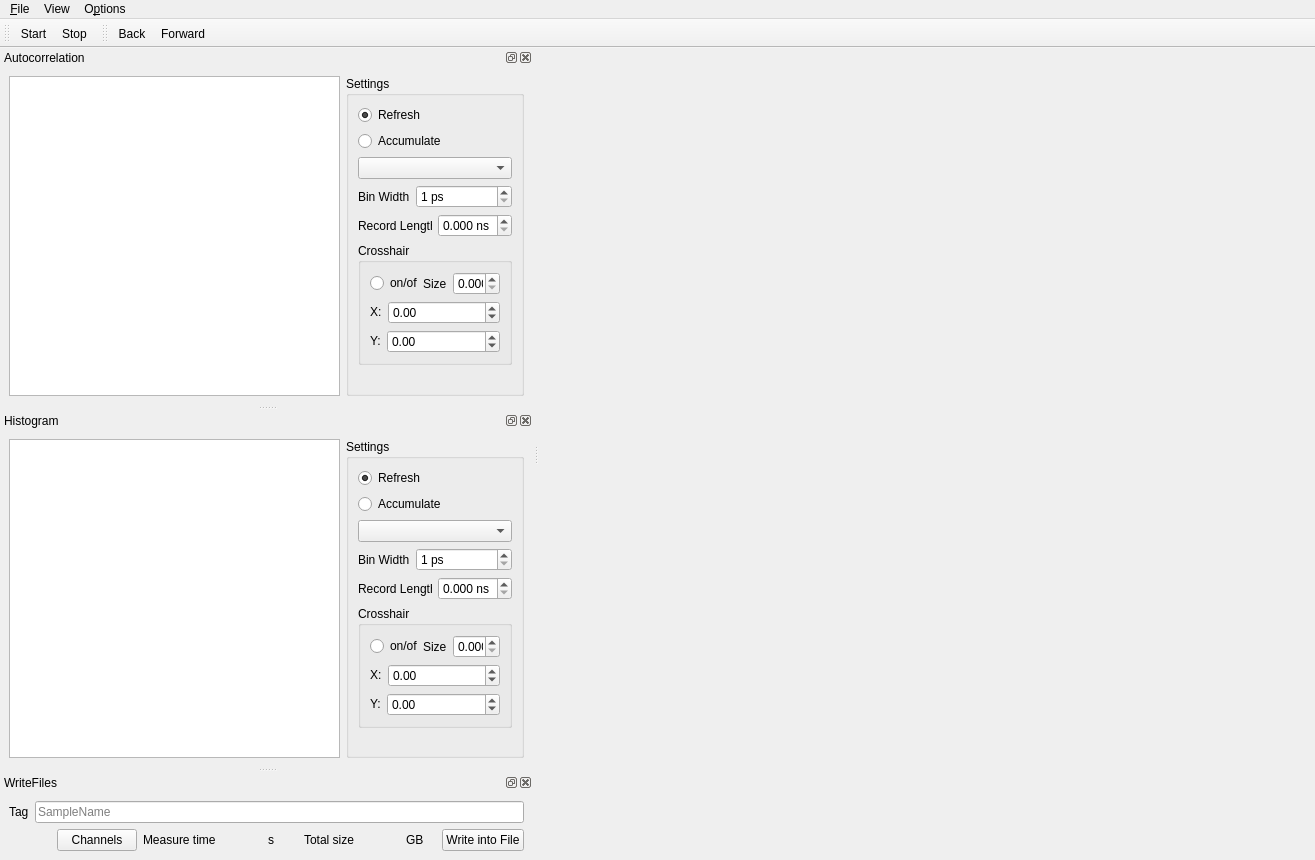
<?xml version="1.0" encoding="UTF-8"?>
<ui version="4.0">
 <class>TimeTaggerMainWindow</class>
 <widget class="QMainWindow" name="TimeTaggerMainWindow">
  <property name="geometry">
   <rect>
    <x>0</x>
    <y>0</y>
    <width>1315</width>
    <height>860</height>
   </rect>
  </property>
  <property name="sizePolicy">
   <sizepolicy hsizetype="Preferred" vsizetype="Preferred">
    <horstretch>0</horstretch>
    <verstretch>0</verstretch>
   </sizepolicy>
  </property>
  <property name="minimumSize">
   <size>
    <width>800</width>
    <height>150</height>
   </size>
  </property>
  <property name="maximumSize">
   <size>
    <width>16777215</width>
    <height>16777215</height>
   </size>
  </property>
  <property name="contextMenuPolicy">
   <enum>Qt::DefaultContextMenu</enum>
  </property>
  <property name="windowTitle">
   <string>qudi: TimeTagger</string>
  </property>
  <widget class="QWidget" name="centralwidget">
   <property name="maximumSize">
    <size>
     <width>3000</width>
     <height>2000</height>
    </size>
   </property>
  </widget>
  <widget class="QMenuBar" name="menubar">
   <property name="geometry">
    <rect>
     <x>0</x>
     <y>0</y>
     <width>1315</width>
     <height>21</height>
    </rect>
   </property>
   <widget class="QMenu" name="menu_File">
    <property name="title">
     <string>&amp;File</string>
    </property>
    <addaction name="actionSave_images"/>
    <addaction name="actionSave_configuration"/>
    <addaction name="actionLoad_configuration"/>
    <addaction name="separator"/>
    <addaction name="action_Exit"/>
   </widget>
   <widget class="QMenu" name="menu_Options">
    <property name="title">
     <string>O&amp;ptions</string>
    </property>
    <addaction name="action_Settings"/>
   </widget>
   <widget class="QMenu" name="menuView">
    <property name="title">
     <string>View</string>
    </property>
    <addaction name="actionAutocorrelation_view"/>
    <addaction name="actionHistogram_view"/>
    <addaction name="actionWriteFiles_view"/>
   </widget>
   <addaction name="menu_File"/>
   <addaction name="menuView"/>
   <addaction name="menu_Options"/>
  </widget>
  <widget class="QToolBar" name="toolbar">
   <property name="windowTitle">
    <string>toolBar</string>
   </property>
   <property name="iconSize">
    <size>
     <width>24</width>
     <height>24</height>
    </size>
   </property>
   <property name="toolButtonStyle">
    <enum>Qt::ToolButtonTextUnderIcon</enum>
   </property>
   <attribute name="toolBarArea">
    <enum>TopToolBarArea</enum>
   </attribute>
   <attribute name="toolBarBreak">
    <bool>false</bool>
   </attribute>
   <addaction name="action_start"/>
   <addaction name="action_stop"/>
  </widget>
  <widget class="QDockWidget" name="Autocorr_DockWidget">
   <property name="sizePolicy">
    <sizepolicy hsizetype="Preferred" vsizetype="Preferred">
     <horstretch>0</horstretch>
     <verstretch>0</verstretch>
    </sizepolicy>
   </property>
   <property name="minimumSize">
    <size>
     <width>500</width>
     <height>333</height>
    </size>
   </property>
   <property name="windowTitle">
    <string>Autocorrelation</string>
   </property>
   <attribute name="dockWidgetArea">
    <number>1</number>
   </attribute>
   <widget class="QWidget" name="dockWidgetContents_2">
    <layout class="QGridLayout" name="gridLayout_4">
     <item row="0" column="0">
      <widget class="ScanPlotWidget" name="autocorr_PlotWidget">
       <property name="sizePolicy">
        <sizepolicy hsizetype="Expanding" vsizetype="Expanding">
         <horstretch>0</horstretch>
         <verstretch>0</verstretch>
        </sizepolicy>
       </property>
       <property name="minimumSize">
        <size>
         <width>0</width>
         <height>293</height>
        </size>
       </property>
      </widget>
     </item>
     <item row="0" column="1">
      <widget class="QGroupBox" name="groupBox">
       <property name="minimumSize">
        <size>
         <width>0</width>
         <height>0</height>
        </size>
       </property>
       <property name="maximumSize">
        <size>
         <width>178</width>
         <height>100000</height>
        </size>
       </property>
       <property name="title">
        <string>Settings</string>
       </property>
       <layout class="QGridLayout" name="gridLayout_5">
        <item row="7" column="0">
         <spacer name="verticalSpacer">
          <property name="orientation">
           <enum>Qt::Vertical</enum>
          </property>
          <property name="sizeHint" stdset="0">
           <size>
            <width>20</width>
            <height>550</height>
           </size>
          </property>
         </spacer>
        </item>
        <item row="3" column="0">
         <widget class="QComboBox" name="corr_channels_ComboBox"/>
        </item>
        <item row="4" column="0">
         <layout class="QFormLayout" name="formLayout">
          <item row="1" column="0">
           <widget class="QLabel" name="corrBinWidthLabel">
            <property name="text">
             <string>Bin Width</string>
            </property>
           </widget>
          </item>
          <item row="1" column="1">
           <widget class="QDoubleSpinBox" name="corrBinWidthDoubleSpinBox">
            <property name="suffix">
             <string> ps</string>
            </property>
            <property name="decimals">
             <number>0</number>
            </property>
            <property name="minimum">
             <double>1.000000000000000</double>
            </property>
            <property name="maximum">
             <double>100000000.000000000000000</double>
            </property>
           </widget>
          </item>
         </layout>
        </item>
        <item row="6" column="0">
         <widget class="QGroupBox" name="corrCrosshair_groupBox">
          <property name="title">
           <string>Crosshair</string>
          </property>
          <layout class="QGridLayout" name="gridLayout">
           <item row="1" column="0">
            <layout class="QHBoxLayout" name="horizontalLayout_3">
             <item>
              <widget class="QLabel" name="corrCrosshairXlabel">
               <property name="sizePolicy">
                <sizepolicy hsizetype="Fixed" vsizetype="Fixed">
                 <horstretch>0</horstretch>
                 <verstretch>0</verstretch>
                </sizepolicy>
               </property>
               <property name="text">
                <string>X:</string>
               </property>
              </widget>
             </item>
             <item>
              <widget class="QDoubleSpinBox" name="corrCrosshairXdoubleSpinBox">
               <property name="minimum">
                <double>-9999999999999999635896294965248.000000000000000</double>
               </property>
               <property name="maximum">
                <double>9999999999999999583119736832.000000000000000</double>
               </property>
              </widget>
             </item>
            </layout>
           </item>
           <item row="0" column="0">
            <layout class="QHBoxLayout" name="horizontalLayout">
             <item>
              <widget class="QRadioButton" name="corrCrosshair_radioButton">
               <property name="text">
                <string>on/off</string>
               </property>
              </widget>
             </item>
             <item>
              <widget class="QLabel" name="corrCrosshairSize_label">
               <property name="text">
                <string>Size</string>
               </property>
              </widget>
             </item>
             <item>
              <widget class="QDoubleSpinBox" name="corrCrosshairSizedoubleSpinBox">
               <property name="decimals">
                <number>3</number>
               </property>
               <property name="maximum">
                <double>1.000000000000000</double>
               </property>
               <property name="singleStep">
                <double>0.001000000000000</double>
               </property>
              </widget>
             </item>
            </layout>
           </item>
           <item row="2" column="0">
            <layout class="QHBoxLayout" name="horizontalLayout_4">
             <item>
              <widget class="QLabel" name="corrCrosshairYlabel">
               <property name="sizePolicy">
                <sizepolicy hsizetype="Fixed" vsizetype="Fixed">
                 <horstretch>0</horstretch>
                 <verstretch>0</verstretch>
                </sizepolicy>
               </property>
               <property name="text">
                <string>Y:</string>
               </property>
              </widget>
             </item>
             <item>
              <widget class="QDoubleSpinBox" name="corrCrosshairYdoubleSpinBox">
               <property name="minimum">
                <double>-9999999999999.000000000000000</double>
               </property>
               <property name="maximum">
                <double>999999999999999.000000000000000</double>
               </property>
              </widget>
             </item>
            </layout>
           </item>
          </layout>
         </widget>
        </item>
        <item row="1" column="0">
         <widget class="QRadioButton" name="corr_accumulate_RadioButton">
          <property name="text">
           <string>Accumulate</string>
          </property>
          <attribute name="buttonGroup">
           <string notr="true">buttonGroup</string>
          </attribute>
         </widget>
        </item>
        <item row="5" column="0">
         <layout class="QHBoxLayout" name="horizontalLayout_5">
          <item>
           <widget class="QLabel" name="corrRecordLengthLabel">
            <property name="text">
             <string>Record Length</string>
            </property>
           </widget>
          </item>
          <item>
           <widget class="QDoubleSpinBox" name="corrRecordLengthDoubleSpinBox">
            <property name="suffix">
             <string> ns</string>
            </property>
            <property name="decimals">
             <number>3</number>
            </property>
            <property name="maximum">
             <double>99999999999999996863366107917975552.000000000000000</double>
            </property>
            <property name="singleStep">
             <double>0.100000000000000</double>
            </property>
           </widget>
          </item>
         </layout>
        </item>
        <item row="0" column="0">
         <widget class="QRadioButton" name="corr_refresh_RadioButton">
          <property name="text">
           <string>Refresh</string>
          </property>
          <property name="checked">
           <bool>true</bool>
          </property>
          <attribute name="buttonGroup">
           <string notr="true">buttonGroup</string>
          </attribute>
         </widget>
        </item>
       </layout>
      </widget>
     </item>
    </layout>
   </widget>
  </widget>
  <widget class="QToolBar" name="historybar">
   <property name="windowTitle">
    <string>toolBar</string>
   </property>
   <property name="iconSize">
    <size>
     <width>24</width>
     <height>24</height>
    </size>
   </property>
   <property name="toolButtonStyle">
    <enum>Qt::ToolButtonTextUnderIcon</enum>
   </property>
   <attribute name="toolBarArea">
    <enum>TopToolBarArea</enum>
   </attribute>
   <attribute name="toolBarBreak">
    <bool>false</bool>
   </attribute>
   <addaction name="actionBack"/>
   <addaction name="actionForward"/>
  </widget>
  <widget class="QDockWidget" name="Histogram_DockWidget">
   <property name="windowTitle">
    <string>Histogram</string>
   </property>
   <attribute name="dockWidgetArea">
    <number>1</number>
   </attribute>
   <widget class="QWidget" name="dockWidgetContents_5">
    <layout class="QGridLayout" name="gridLayout_10">
     <item row="0" column="0">
      <widget class="ScanPlotWidget" name="hist_PlotWidget">
       <property name="sizePolicy">
        <sizepolicy hsizetype="Expanding" vsizetype="Expanding">
         <horstretch>0</horstretch>
         <verstretch>0</verstretch>
        </sizepolicy>
       </property>
       <property name="minimumSize">
        <size>
         <width>0</width>
         <height>293</height>
        </size>
       </property>
      </widget>
     </item>
     <item row="0" column="1">
      <widget class="QGroupBox" name="groupBox_2">
       <property name="minimumSize">
        <size>
         <width>0</width>
         <height>0</height>
        </size>
       </property>
       <property name="maximumSize">
        <size>
         <width>178</width>
         <height>100000</height>
        </size>
       </property>
       <property name="title">
        <string>Settings</string>
       </property>
       <layout class="QGridLayout" name="gridLayout_8">
        <item row="6" column="0">
         <widget class="QGroupBox" name="histCrosshair_groupBox">
          <property name="title">
           <string>Crosshair</string>
          </property>
          <layout class="QGridLayout" name="gridLayout_2">
           <item row="1" column="0">
            <layout class="QHBoxLayout" name="horizontalLayout_7">
             <item>
              <widget class="QLabel" name="histCrosshairXlabel">
               <property name="sizePolicy">
                <sizepolicy hsizetype="Fixed" vsizetype="Fixed">
                 <horstretch>0</horstretch>
                 <verstretch>0</verstretch>
                </sizepolicy>
               </property>
               <property name="text">
                <string>X:</string>
               </property>
              </widget>
             </item>
             <item>
              <widget class="QDoubleSpinBox" name="histCrosshairXdoubleSpinBox">
               <property name="minimum">
                <double>-10000000000000000905969664.000000000000000</double>
               </property>
               <property name="maximum">
                <double>99999999999999991611392.000000000000000</double>
               </property>
              </widget>
             </item>
            </layout>
           </item>
           <item row="0" column="0">
            <layout class="QHBoxLayout" name="horizontalLayout_8">
             <item>
              <widget class="QRadioButton" name="histCrosshair_radioButton">
               <property name="text">
                <string>on/off</string>
               </property>
              </widget>
             </item>
             <item>
              <widget class="QLabel" name="histCrosshairSize_label">
               <property name="text">
                <string>Size</string>
               </property>
              </widget>
             </item>
             <item>
              <widget class="QDoubleSpinBox" name="histCrosshairSizedoubleSpinBox">
               <property name="decimals">
                <number>3</number>
               </property>
               <property name="maximum">
                <double>1.000000000000000</double>
               </property>
               <property name="singleStep">
                <double>0.001000000000000</double>
               </property>
              </widget>
             </item>
            </layout>
           </item>
           <item row="2" column="0">
            <layout class="QHBoxLayout" name="horizontalLayout_9">
             <item>
              <widget class="QLabel" name="histCrosshairYlabel">
               <property name="sizePolicy">
                <sizepolicy hsizetype="Fixed" vsizetype="Fixed">
                 <horstretch>0</horstretch>
                 <verstretch>0</verstretch>
                </sizepolicy>
               </property>
               <property name="text">
                <string>Y:</string>
               </property>
              </widget>
             </item>
             <item>
              <widget class="QDoubleSpinBox" name="histCrosshairYdoubleSpinBox">
               <property name="minimum">
                <double>-9999999999999999583119736832.000000000000000</double>
               </property>
               <property name="maximum">
                <double>99999999999999996863366107917975552.000000000000000</double>
               </property>
              </widget>
             </item>
            </layout>
           </item>
          </layout>
         </widget>
        </item>
        <item row="5" column="0">
         <layout class="QHBoxLayout" name="horizontalLayout_6">
          <item>
           <widget class="QLabel" name="histBinWidthLabel">
            <property name="text">
             <string>Record Length</string>
            </property>
           </widget>
          </item>
          <item>
           <widget class="QDoubleSpinBox" name="histRecordLengthDoubleSpinBox">
            <property name="suffix">
             <string> ns</string>
            </property>
            <property name="decimals">
             <number>3</number>
            </property>
            <property name="minimum">
             <double>0.000000000000000</double>
            </property>
            <property name="maximum">
             <double>9999999999999999635896294965248.000000000000000</double>
            </property>
            <property name="singleStep">
             <double>0.100000000000000</double>
            </property>
           </widget>
          </item>
         </layout>
        </item>
        <item row="3" column="0">
         <widget class="QComboBox" name="hist_channels_ComboBox"/>
        </item>
        <item row="0" column="0">
         <widget class="QRadioButton" name="hist_refresh_RadioButton">
          <property name="text">
           <string>Refresh</string>
          </property>
          <property name="checked">
           <bool>true</bool>
          </property>
          <attribute name="buttonGroup">
           <string notr="true">buttonGroup_2</string>
          </attribute>
         </widget>
        </item>
        <item row="4" column="0">
         <layout class="QFormLayout" name="formLayout_5">
          <item row="1" column="0">
           <widget class="QLabel" name="histRecordLengthLabel">
            <property name="text">
             <string>Bin Width</string>
            </property>
           </widget>
          </item>
          <item row="1" column="1">
           <widget class="QDoubleSpinBox" name="histBinWidthDoubleSpinBox">
            <property name="suffix">
             <string> ps</string>
            </property>
            <property name="decimals">
             <number>0</number>
            </property>
            <property name="minimum">
             <double>1.000000000000000</double>
            </property>
            <property name="maximum">
             <double>100000000.000000000000000</double>
            </property>
           </widget>
          </item>
         </layout>
        </item>
        <item row="7" column="0">
         <spacer name="verticalSpacer_3">
          <property name="orientation">
           <enum>Qt::Vertical</enum>
          </property>
          <property name="sizeHint" stdset="0">
           <size>
            <width>20</width>
            <height>550</height>
           </size>
          </property>
         </spacer>
        </item>
        <item row="1" column="0">
         <widget class="QRadioButton" name="hist_accumulate_RadioButton">
          <property name="text">
           <string>Accumulate</string>
          </property>
          <attribute name="buttonGroup">
           <string notr="true">buttonGroup_2</string>
          </attribute>
         </widget>
        </item>
       </layout>
      </widget>
     </item>
    </layout>
   </widget>
  </widget>
  <widget class="QDockWidget" name="WriteFiles_DockWidget">
   <property name="windowTitle">
    <string>WriteFiles</string>
   </property>
   <attribute name="dockWidgetArea">
    <number>1</number>
   </attribute>
   <widget class="QWidget" name="dockWidgetContents_6">
    <layout class="QGridLayout" name="gridLayout_9">
     <item row="0" column="0">
      <layout class="QVBoxLayout" name="verticalLayout_2">
       <item>
        <layout class="QFormLayout" name="formLayout_6">
         <item row="0" column="0">
          <widget class="QLabel" name="writeintofileTag_label">
           <property name="text">
            <string>Tag</string>
           </property>
          </widget>
         </item>
         <item row="0" column="1">
          <widget class="QLineEdit" name="writeintofileTagLineEdit">
           <property name="sizePolicy">
            <sizepolicy hsizetype="MinimumExpanding" vsizetype="Fixed">
             <horstretch>0</horstretch>
             <verstretch>0</verstretch>
            </sizepolicy>
           </property>
           <property name="minimumSize">
            <size>
             <width>0</width>
             <height>0</height>
            </size>
           </property>
           <property name="placeholderText">
            <string>SampleName</string>
           </property>
          </widget>
         </item>
        </layout>
       </item>
       <item>
        <layout class="QHBoxLayout" name="horizontalLayout_2">
         <item>
          <spacer name="horizontalSpacer_2">
           <property name="orientation">
            <enum>Qt::Horizontal</enum>
           </property>
           <property name="sizeType">
            <enum>QSizePolicy::Expanding</enum>
           </property>
           <property name="sizeHint" stdset="0">
            <size>
             <width>48</width>
             <height>20</height>
            </size>
           </property>
          </spacer>
         </item>
         <item>
          <widget class="QPushButton" name="writeChannels_PushButton">
           <property name="text">
            <string>Channels</string>
           </property>
          </widget>
         </item>
         <item>
          <widget class="QLabel" name="measure_time_label">
           <property name="text">
            <string>Measure time</string>
           </property>
          </widget>
         </item>
         <item>
          <widget class="QLabel" name="measure_time_OutputWidget">
           <property name="sizePolicy">
            <sizepolicy hsizetype="Minimum" vsizetype="Preferred">
             <horstretch>0</horstretch>
             <verstretch>0</verstretch>
            </sizepolicy>
           </property>
           <property name="minimumSize">
            <size>
             <width>40</width>
             <height>0</height>
            </size>
           </property>
           <property name="maximumSize">
            <size>
             <width>40</width>
             <height>16777215</height>
            </size>
           </property>
           <property name="text">
            <string/>
           </property>
          </widget>
         </item>
         <item>
          <widget class="QLabel" name="measure_time_unit_label">
           <property name="sizePolicy">
            <sizepolicy hsizetype="Minimum" vsizetype="Preferred">
             <horstretch>0</horstretch>
             <verstretch>0</verstretch>
            </sizepolicy>
           </property>
           <property name="minimumSize">
            <size>
             <width>30</width>
             <height>0</height>
            </size>
           </property>
           <property name="maximumSize">
            <size>
             <width>30</width>
             <height>16777215</height>
            </size>
           </property>
           <property name="text">
            <string>s</string>
           </property>
          </widget>
         </item>
         <item>
          <widget class="QLabel" name="total_size_label">
           <property name="text">
            <string>Total size</string>
           </property>
          </widget>
         </item>
         <item>
          <widget class="QLabel" name="total_size_OutputWidget">
           <property name="sizePolicy">
            <sizepolicy hsizetype="Minimum" vsizetype="Preferred">
             <horstretch>0</horstretch>
             <verstretch>0</verstretch>
            </sizepolicy>
           </property>
           <property name="minimumSize">
            <size>
             <width>40</width>
             <height>0</height>
            </size>
           </property>
           <property name="maximumSize">
            <size>
             <width>40</width>
             <height>16777215</height>
            </size>
           </property>
           <property name="text">
            <string/>
           </property>
          </widget>
         </item>
         <item>
          <widget class="QLabel" name="total_size_unit_label">
           <property name="sizePolicy">
            <sizepolicy hsizetype="Minimum" vsizetype="Preferred">
             <horstretch>0</horstretch>
             <verstretch>0</verstretch>
            </sizepolicy>
           </property>
           <property name="minimumSize">
            <size>
             <width>30</width>
             <height>0</height>
            </size>
           </property>
           <property name="maximumSize">
            <size>
             <width>30</width>
             <height>16777215</height>
            </size>
           </property>
           <property name="text">
            <string>GB</string>
           </property>
          </widget>
         </item>
         <item>
          <widget class="QPushButton" name="writeintoFile_PushButton">
           <property name="minimumSize">
            <size>
             <width>75</width>
             <height>0</height>
            </size>
           </property>
           <property name="text">
            <string>Write into File</string>
           </property>
          </widget>
         </item>
        </layout>
       </item>
      </layout>
     </item>
    </layout>
   </widget>
  </widget>
  <action name="action_Settings">
   <property name="icon">
    <iconset>
     <normaloff>../../../../../../../../Development/qudi_pyside/pyside2/src/qudi/qudi/core/artwork/icons/configure.svg</normaloff>../../../../../../../../Development/qudi_pyside/pyside2/src/qudi/qudi/core/artwork/icons/configure.svg</iconset>
   </property>
   <property name="text">
    <string>&amp;Settings</string>
   </property>
  </action>
  <action name="action_Exit">
   <property name="icon">
    <iconset>
     <normaloff>../../../../../../../../Development/qudi_pyside/pyside2/src/qudi/qudi/core/artwork/icons/application-exit.svg</normaloff>../../../../../../../../Development/qudi_pyside/pyside2/src/qudi/qudi/core/artwork/icons/application-exit.svg</iconset>
   </property>
   <property name="text">
    <string>&amp;Close</string>
   </property>
  </action>
  <action name="action_start">
   <property name="checkable">
    <bool>false</bool>
   </property>
   <property name="icon">
    <iconset>
     <normaloff>../../../../../../../../Development/qudi_pyside/pyside2/src/qudi/qudi/core/artwork/icons/start-counter.svg</normaloff>../../../../../../../../Development/qudi_pyside/pyside2/src/qudi/qudi/core/artwork/icons/start-counter.svg</iconset>
   </property>
   <property name="text">
    <string>Start</string>
   </property>
   <property name="toolTip">
    <string>Shortcut: Shift+S</string>
   </property>
   <property name="shortcut">
    <string>Shift+S</string>
   </property>
   <property name="shortcutContext">
    <enum>Qt::WidgetWithChildrenShortcut</enum>
   </property>
  </action>
  <action name="action_stop">
   <property name="icon">
    <iconset>
     <normaloff>../../../../../../../../Development/qudi_pyside/pyside2/src/qudi/qudi/core/artwork/icons/stop-counter.svg</normaloff>../../../../../../../../Development/qudi_pyside/pyside2/src/qudi/qudi/core/artwork/icons/stop-counter.svg</iconset>
   </property>
   <property name="text">
    <string>Stop</string>
   </property>
   <property name="toolTip">
    <string>Shortcut: Shift+E</string>
   </property>
   <property name="shortcut">
    <string>Shift+E</string>
   </property>
   <property name="shortcutContext">
    <enum>Qt::WindowShortcut</enum>
   </property>
  </action>
  <action name="actionBack">
   <property name="icon">
    <iconset>
     <normaloff>../../../../../../../../Development/qudi_pyside/pyside2/src/qudi/qudi/core/artwork/icons/go-previous.svgz</normaloff>../../../../../../../../Development/qudi_pyside/pyside2/src/qudi/qudi/core/artwork/icons/go-previous.svgz</iconset>
   </property>
   <property name="text">
    <string>&amp;Back</string>
   </property>
   <property name="toolTip">
    <string>Go back in scan history. Shortcut:Ctrl+Z</string>
   </property>
   <property name="shortcut">
    <string>Ctrl+Z</string>
   </property>
  </action>
  <action name="actionForward">
   <property name="icon">
    <iconset>
     <normaloff>../../../../../../../../Development/qudi_pyside/pyside2/src/qudi/qudi/core/artwork/icons/go-next.svgz</normaloff>../../../../../../../../Development/qudi_pyside/pyside2/src/qudi/qudi/core/artwork/icons/go-next.svgz</iconset>
   </property>
   <property name="text">
    <string>Forward</string>
   </property>
   <property name="toolTip">
    <string>Go forward in scan history. Shortcut: Ctrl+R</string>
   </property>
   <property name="shortcut">
    <string>Ctrl+R</string>
   </property>
  </action>
  <action name="actionSave_images">
   <property name="icon">
    <iconset>
     <normaloff>../../../../../../../../Development/qudi_pyside/pyside2/src/qudi/qudi/core/artwork/icons/document-save.svg</normaloff>../../../../../../../../Development/qudi_pyside/pyside2/src/qudi/qudi/core/artwork/icons/document-save.svg</iconset>
   </property>
   <property name="text">
    <string>&amp;Save images</string>
   </property>
   <property name="menuRole">
    <enum>QAction::TextHeuristicRole</enum>
   </property>
  </action>
  <action name="actionSave_configuration">
   <property name="icon">
    <iconset>
     <normaloff>../../../../../../../../Development/qudi_pyside/pyside2/src/qudi/qudi/core/artwork/icons/document-save.svg</normaloff>../../../../../../../../Development/qudi_pyside/pyside2/src/qudi/qudi/core/artwork/icons/document-save.svg</iconset>
   </property>
   <property name="text">
    <string>&amp;Save configuration</string>
   </property>
  </action>
  <action name="actionLoad_configuration">
   <property name="icon">
    <iconset>
     <normaloff>../../../../../../../../Development/qudi_pyside/pyside2/src/qudi/qudi/core/artwork/icons/document-open.svgz</normaloff>../../../../../../../../Development/qudi_pyside/pyside2/src/qudi/qudi/core/artwork/icons/document-open.svgz</iconset>
   </property>
   <property name="text">
    <string>&amp;Load configuration</string>
   </property>
  </action>
  <action name="actionHistogram_view">
   <property name="checkable">
    <bool>true</bool>
   </property>
   <property name="checked">
    <bool>true</bool>
   </property>
   <property name="text">
    <string>&amp;Histogram</string>
   </property>
   <property name="toolTip">
    <string>Shortcut: Alt+H</string>
   </property>
   <property name="shortcut">
    <string>Alt+H</string>
   </property>
  </action>
  <action name="actionWriteFiles_view">
   <property name="checkable">
    <bool>true</bool>
   </property>
   <property name="checked">
    <bool>true</bool>
   </property>
   <property name="text">
    <string>&amp;WriteFiles</string>
   </property>
   <property name="toolTip">
    <string>Shortcut: Alt+W</string>
   </property>
   <property name="shortcut">
    <string>Alt+W</string>
   </property>
  </action>
  <action name="actionAutocorrelation_view">
   <property name="checkable">
    <bool>true</bool>
   </property>
   <property name="text">
    <string>&amp;Autocorr</string>
   </property>
   <property name="toolTip">
    <string>Shortcut: Alt+A</string>
   </property>
   <property name="shortcut">
    <string>Alt+A</string>
   </property>
  </action>
 </widget>
 <customwidgets>
  <customwidget>
   <class>ScanPlotWidget</class>
   <extends>QGraphicsView</extends>
   <header>qudi.util.qtwidgets.scan_plotwidget</header>
  </customwidget>
 </customwidgets>
 <resources/>
 <connections>
  <connection>
   <sender>action_Exit</sender>
   <signal>triggered()</signal>
   <receiver>TimeTaggerMainWindow</receiver>
   <slot>close()</slot>
   <hints>
    <hint type="sourcelabel">
     <x>-1</x>
     <y>-1</y>
    </hint>
    <hint type="destinationlabel">
     <x>531</x>
     <y>347</y>
    </hint>
   </hints>
  </connection>
  <connection>
   <sender>actionHistogram_view</sender>
   <signal>toggled(bool)</signal>
   <receiver>Histogram_DockWidget</receiver>
   <slot>setVisible(bool)</slot>
   <hints>
    <hint type="sourcelabel">
     <x>-1</x>
     <y>-1</y>
    </hint>
    <hint type="destinationlabel">
     <x>249</x>
     <y>547</y>
    </hint>
   </hints>
  </connection>
  <connection>
   <sender>Histogram_DockWidget</sender>
   <signal>visibilityChanged(bool)</signal>
   <receiver>actionHistogram_view</receiver>
   <slot>setChecked(bool)</slot>
   <hints>
    <hint type="sourcelabel">
     <x>249</x>
     <y>547</y>
    </hint>
    <hint type="destinationlabel">
     <x>-1</x>
     <y>-1</y>
    </hint>
   </hints>
  </connection>
  <connection>
   <sender>actionWriteFiles_view</sender>
   <signal>toggled(bool)</signal>
   <receiver>WriteFiles_DockWidget</receiver>
   <slot>setVisible(bool)</slot>
   <hints>
    <hint type="sourcelabel">
     <x>-1</x>
     <y>-1</y>
    </hint>
    <hint type="destinationlabel">
     <x>249</x>
     <y>765</y>
    </hint>
   </hints>
  </connection>
  <connection>
   <sender>WriteFiles_DockWidget</sender>
   <signal>visibilityChanged(bool)</signal>
   <receiver>actionWriteFiles_view</receiver>
   <slot>setChecked(bool)</slot>
   <hints>
    <hint type="sourcelabel">
     <x>249</x>
     <y>765</y>
    </hint>
    <hint type="destinationlabel">
     <x>-1</x>
     <y>-1</y>
    </hint>
   </hints>
  </connection>
  <connection>
   <sender>actionAutocorrelation_view</sender>
   <signal>toggled(bool)</signal>
   <receiver>Autocorr_DockWidget</receiver>
   <slot>setVisible(bool)</slot>
   <hints>
    <hint type="sourcelabel">
     <x>-1</x>
     <y>-1</y>
    </hint>
    <hint type="destinationlabel">
     <x>258</x>
     <y>210</y>
    </hint>
   </hints>
  </connection>
  <connection>
   <sender>Autocorr_DockWidget</sender>
   <signal>visibilityChanged(bool)</signal>
   <receiver>actionAutocorrelation_view</receiver>
   <slot>setChecked(bool)</slot>
   <hints>
    <hint type="sourcelabel">
     <x>258</x>
     <y>210</y>
    </hint>
    <hint type="destinationlabel">
     <x>-1</x>
     <y>-1</y>
    </hint>
   </hints>
  </connection>
 </connections>
 <buttongroups>
  <buttongroup name="buttonGroup"/>
  <buttongroup name="buttonGroup_2"/>
 </buttongroups>
</ui>
